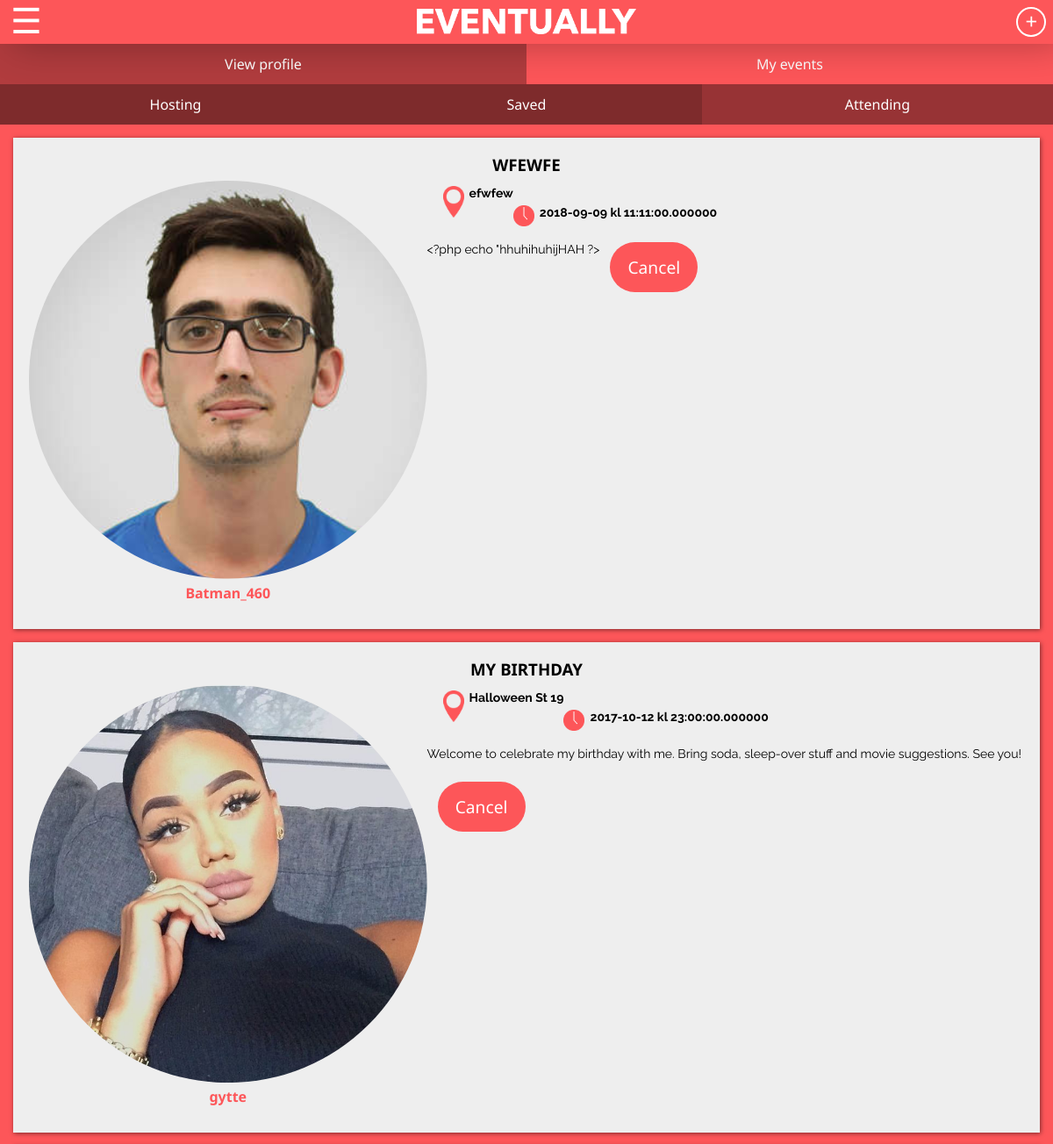
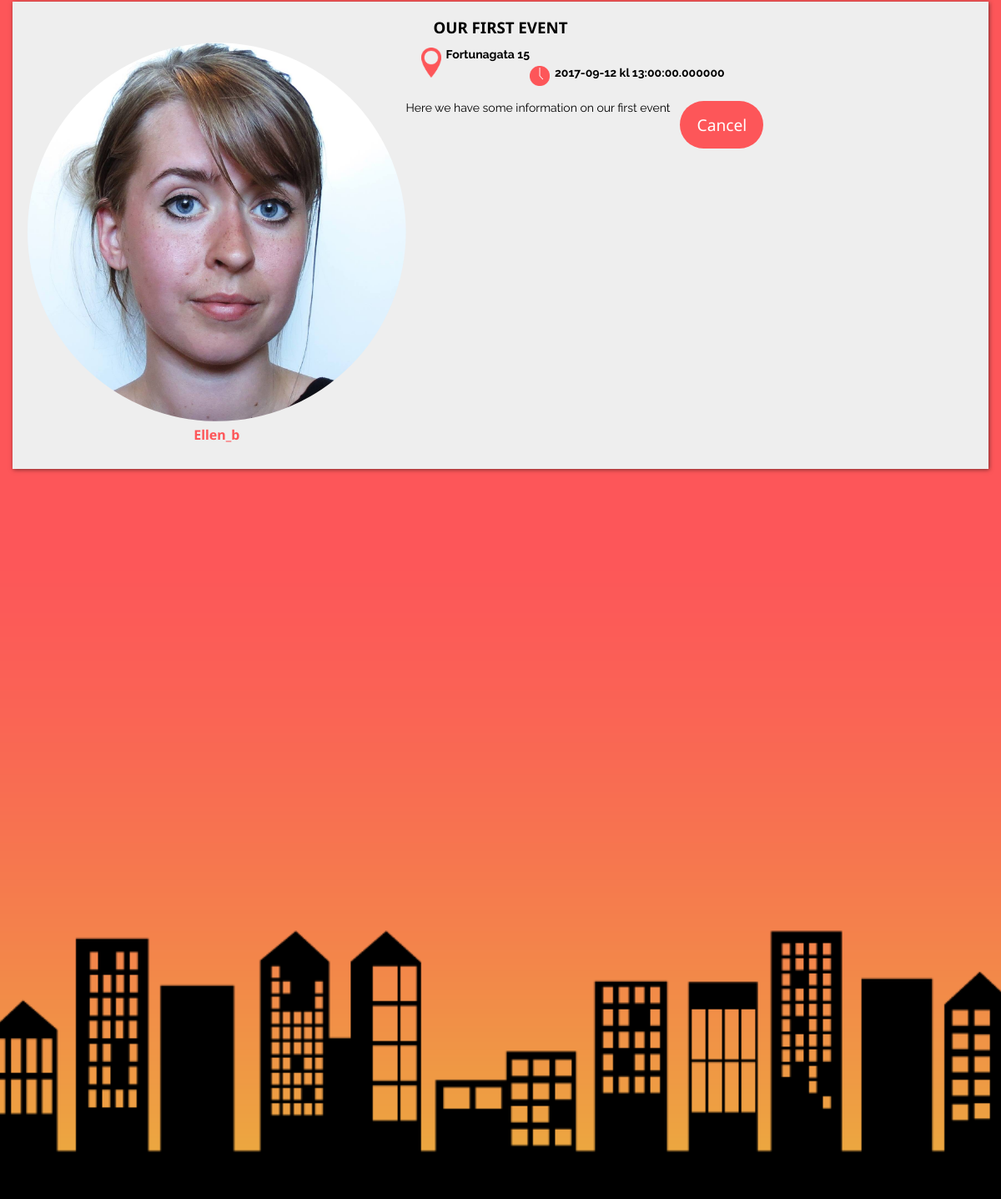
Screenshot of /attendedevents.php (signed in) with the database file from the repository (2 pictures, top to bottom).
### tables this page shows
CREATE TABLE `Event` (
  `EventID` int(11) NOT NULL AUTO_INCREMENT,
  `Title` varchar(1000) NOT NULL,
  `StartDate` date NOT NULL,
  `EndDate` date NOT NULL,
  `StartTime` time(6) NOT NULL,
  `EndTime` time(6) NOT NULL,
  `Information` varchar(500) NOT NULL,
  `Status` tinyint(1) NOT NULL,
  `UserID` int(11) NOT NULL,
  `CategoryID` varchar(50) NOT NULL DEFAULT '',
  `Comments` varchar(500) NOT NULL,
  `StreetAdress` varchar(40) NOT NULL DEFAULT '',
  `city_id` int(11) NOT NULL,
  `state_id` int(11) NOT NULL,
  PRIMARY KEY (`EventID`)
);

CREATE TABLE `User` (
  `UserID` int(11) NOT NULL AUTO_INCREMENT,
  `UserName` varchar(30) NOT NULL,
  `Password` varchar(30) NOT NULL,
  `EmailAdress` varchar(80) NOT NULL,
  `FirstName` char(50) NOT NULL,
  `LastName` char(50) NOT NULL,
  `Birthdate` date NOT NULL,
  `About` varchar(255) NOT NULL DEFAULT '',
  `ProfilePicture` varchar(255) NOT NULL,
  `Admin` tinyint(11) NOT NULL DEFAULT '0',
  PRIMARY KEY (`UserID`)
);

### config.php (called while the page is built, shortened)
<?php
$url = $_SERVER['REQUEST_URI'];
$strings = explode('/', $url);
$current_page = end($strings);
?>

### functions.php (the view, shortened to what this page needs)
<?php
function getregions(){
    include ("config.php");
};
function getcity(){
    include ("config.php");
};
function getcategory(){
    include ("config.php");
};
function getUserID($username){
    include("config.php");
}
    ?>
  <?php
function getAttendedEvents($myuserid){
  include("config.php");
  @ $db = new mysqli($dbserver, $dbuser, $dbpass, $dbname);
  $query = "SELECT User.UserName, User.ProfilePicture, User.UserID, Event.Title, Event.StartDate, Event.StartTime, Event.Information, Event.StreetAdress
            FROM Event_User
            JOIN Event
            ON Event_User.AttendedID=Event.EventID
            JOIN User
            ON Event_User.HostID=User.UserID
            WHERE Event_User.UserID=$myuserid
            ";
            $stmt = $db->prepare($query);
            $stmt->bind_result($UserName, $ProfilePicture, $UserID, $Title, $StartDate, $StartTime, $Information, $StreetAdress);
            $stmt->execute();
            while ($stmt->fetch()) {
                echo "<div class='eventpagebox'>";
                echo "<h3 class='profiletitle'>$Title</h3>";
                echo "<span class='pictureandname'>";
                echo "<img src='$ProfilePicture' class='profilepic'/>";
                echo "<a class='username' href='user.php?UserID= " . urlencode($UserID) . " '> $UserName </a>";
                echo "</span>";
                echo "<div class='specifics'>";
                echo "<p><img src='img/place.png' />$StreetAdress</p> <br />";
                echo "<p><img src='img/time.png' />$StartDate kl $StartTime</p>";
                echo "</div>";
                echo "<p class='description'>$Information</p>";
                echo "<form action='' method='POST' name='attendsave'>";
                echo "<input type='submit' class='attendsave' name='unattend' value='Cancel'>";
                echo "</form>";
                echo "</div>";
            }
};
      ?>

### header.php (shortened to what this page needs)
<!DOCTYPE html>
	  <html lang="en">
	  <head>
	      <link rel="stylesheet" href="css/main.css">
	  </head>
<?php
include("functions.php");
?>
	  <body>
		    <main id="main">
	      <header id="mainheader">
						<div id="headbox">
								 <div id="hamb" onclick="openNav()">&#9776;</div>
								 <img class="logo" src="img/eventually.png"/>
									<div id="myBtn" class="createeventbutton">
											 	<div class="theplus">+</div>
									</div>
					 </div>
</header>
<div id="content">

### attendedevents.php (shortened to what this page needs)
<?php
  include("config.php");
  include("header.php");
?>
<header id="myprofileheader">
    <nav id="profileorevents">
        <ul>
            <li><a href="profile.php">View profile</a></li>
            <li><a id="active" href="myevents.php">My events</a></li>
        </ul>
    </nav>
</header>
<?php
  include("myeventsheader.php");
?>
<?php
$username = $_SESSION['username'];
@ $db = new mysqli($dbserver, $dbuser, $dbpass, $dbname);
$query = "SELECT UserID
          FROM User
          WHERE User.UserName = '{$username}'
          ";
$stmt9 = $db->prepare($query);
$stmt9->bind_result($myuserid);
$stmt9->execute();
getAttendedEvents($myuserid);
?>
<?php
  include("footer.php");
?>

### myeventsheader.php
<header id="whatevent">
  <nav id="chooseeventtype">
      <ul>
        <li><a id="<?php echo ($current_page == 'hostedevents.php') ? 'active' : NULL ?>" href="hostedevents.php">Hosting</a></li>
        <li><a id="<?php echo ($current_page == 'savedevents.php') ? 'active' : NULL ?>" href="savedevents.php">Saved</a></li>
        <li><a id="<?php echo ($current_page == 'attendedevents.php') ? 'active' : NULL ?>" href="attendedevents.php">Attending</a></li>
      </ul>
  </nav>
</header>

### footer.php (shortened to what this page needs)
            <footer>
              <img src="img/skyline-1.png" class="footerimg">
            </footer>
            </div>
        </main>
    </body>
</html>

### css/main.css (style rules this page uses)
* { font-family: 'Noto sans'; }
body { margin: 0; background-color: #fd5659; }
#content { margin-top: 50px; }
p { font-family: 'Raleway'; }
p, h3, h2, h1 { margin: 0; }
ul, li { list-style: none; margin: 0; padding: 0; }
a { text-decoration: none; }
#mainheader { overflow: hidden; display: block; height: 50px; background-color: #fd5659; position: fixed; top: 0; left: 0; z-index: 50; width: 100%; box-shadow: 14px 0px 45px rgba(0, 0, 0, 0.3); }
#headbox { height: 5vh; }
#hamb { cursor: pointer; display: block; position: absolute; font-size: 250%; line-height: 32px; color: #fff; left: 12px; top: 7px; }
.logo { width: 180px; margin: 0 auto; overflow: hidden; display: block; margin-top: 15px; }
.createeventbutton { color: white; position:absolute; right: 8px; top: 8px; border: 2px solid white; border-radius:50%; padding: 10px; line-height: 12px; font-size: 1.5em; width: 10px; height: 10px; transition: 0.2s; cursor: pointer; }
.theplus { position: absolute; top: 8px; left: 8.6px; transition: 0.2s; }
.eventpagebox { margin: 15px; padding: 18px; box-shadow: 1px 1px 5px rgba(0, 0, 0, 0.5); overflow: hidden; height: auto; border: none; position: relative; background-color: #eee; }
.attendsave { width: 100px; display: block; padding: 15px; box-sizing: border-box; border-radius: 40px; background-color: #fd5659; border: none; outline: none; font-size: 120%; color: #fff; float: left; margin: 12px; }
.profiletitle { display: block; clear: left; margin: 0 0 6px 0; text-transform: uppercase; text-align: center; }
.pictureandname { float: left; width: 40%; margin-bottom: 12px; }
.profilepic { clip-path: circle(50% at center); width: 100%; }
.username { font-weight: bold; color: #fd5659; width: 100%; text-align: center; text-decoration: none; display: block; }
.specifics { float:left; width: 60%; box-sizing: border-box; padding-left: 18px; }
.specifics img { width: 24px; float: left; padding-right: 6px; }
.specifics p { font-weight: bold; padding: 6px 0; margin: 0; float: left; font-size: 14px; }
p.description { font-size: 14px; float: left; margin: 12px 0px; }
#myprofileheader { background-color: #b13c3e; }
#profileorevents { overflow: hidden; }
#profileorevents ul { overflow: hidden; }
#profileorevents ul li { float: left; width: 50%; text-align: center; }
#profileorevents ul li a { color: #fff; height: 100%; width: 100%; display: block; padding: 12px; box-sizing: border-box; }
#profileorevents ul li #active { background-color: #fd5659; }
#whatevent { background-color: #7e2b2c; }
#chooseeventtype ul { overflow: hidden; }
#chooseeventtype ul li { float: left; width: 33.33%; text-align: center; }
#chooseeventtype ul li a { color: #fff; height: 100%; width: 100%; display: block; padding: 12px; box-sizing: border-box; }
#chooseeventtype ul li #active { background-color: #973335; }
footer { font-size: 12px; color: #fff; width: 100%; box-sizing: border-box; padding-top: 70px; display: block; overflow: hidden; }
.footerimg { margin: -10px; padding: 0; width: 104%; }
@media (min-width: 640px) { .logo { width: 250px; margin-top: 10px; } }
@media (min-width: 640px) { .footerimg { repeat: repeat; } }

### rows the page displays
event: Title "WFEWFE", UserID.ProfilePicture (picture), UserID.UserName "Batman_460", StreetAdress "efwfew", StartDate "2018-09-09", StartTime "11:11:00.000000", Information "<?php echo \"hhuhihuhijHAH ?>"
event: Title "MY BIRTHDAY", UserID.ProfilePicture (picture), UserID.UserName "gytte", StreetAdress "Halloween St 19", StartDate "2017-10-12", StartTime "23:00:00.000000", Information "Welcome to celebrate my birthday with me. Bring soda, sleep-over stuff and movie suggestions. See you!"
event: Title "OUR FIRST EVENT", UserID.ProfilePicture (picture), UserID.UserName "Ellen_b", StreetAdress "Fortunagata 15", StartDate "2017-09-12", StartTime "13:00:00.000000", Information "Here we have some information on our first event"
